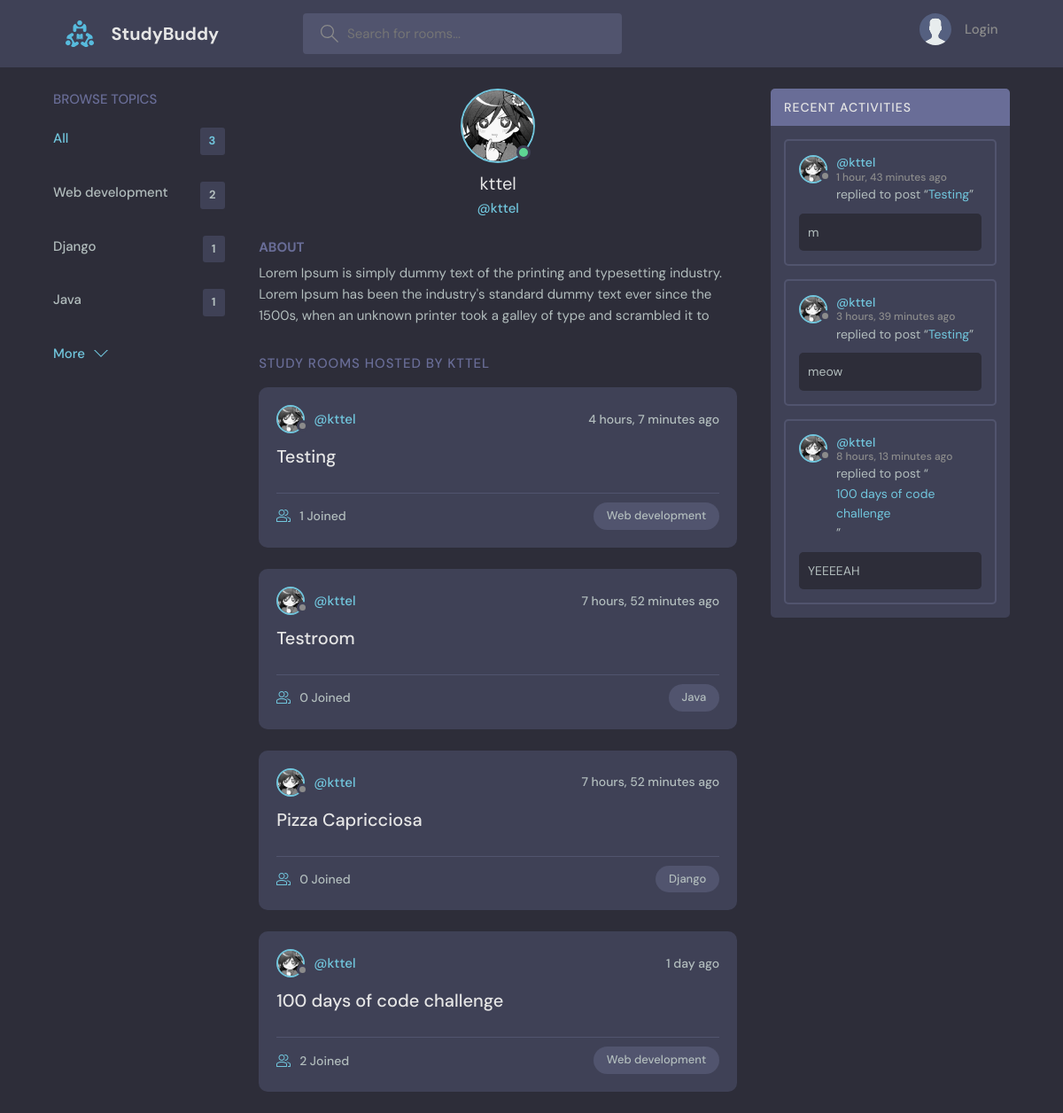
The page /users/1/ on the database its author committed.
### base/models.py (models this page shows)
class Topic(models.Model):
    name = models.CharField(max_length=200)
    def __str__(self):
        return self.name

class User(AbstractUser):
    name = models.CharField(max_length=200, null=True)
    email = models.EmailField(unique=True, null=True)
    bio = models.TextField(null=True, blank=True)
    avatar = models.ImageField(null=True, default='avatar.svg')
    USERNAME_FIELD = 'email'
    REQUIRED_FIELDS = []
    def __str__(self):
        return self.username

class Room(models.Model):
    host = models.ForeignKey(
        get_user_model(),
        on_delete=models.SET_NULL,
        null=True
    )
    topic = models.ForeignKey(Topic, on_delete=models.SET_NULL, null=True)
    name = models.CharField(max_length=200)
    description = models.TextField(null=True, blank=True)
    participants = models.ManyToManyField(
        get_user_model(),
        related_name='participants',
        blank=True
    )
    updated = models.DateTimeField(auto_now=True)
    created = models.DateTimeField(auto_now_add=True)
    class Meta:
        ordering = ['-created']
    def __str__(self):
        return self.name

class Message(models.Model):
    user = models.ForeignKey(
        get_user_model(),
        on_delete=models.CASCADE
    )
    room = models.ForeignKey(Room, on_delete=models.CASCADE)
    body = models.TextField()
    updated = models.DateTimeField(auto_now=True)
    created = models.DateTimeField(auto_now_add=True)
    class Meta:
        ordering = ['-created']
    def __str__(self):
        return self.body[:50]

### users/views.py (the view)
# urls.py: path('<str:pk>/', views.ProfileView.as_view(), name='user-profile'),
class ProfileView(generic.DetailView):
    model = get_user_model()
    template_name = 'users/profile.html'
    def get_context_data(self, **kwargs):
        context = super().get_context_data(**kwargs)
        return utils.update_profile_context(context)

### users/utils.py (called while the page is built)
def update_profile_context(context):
    rooms = context['user'].room_set.all()
    room_messages = context['user'].message_set.all()[:3]
    topics = models.Topic.objects.all()[:3]
    context.update({
        'rooms': rooms,
        'room_messages': room_messages,
        'topics': topics,
    })
    return context

### users/templates/users/profile.html (shortened to what this page needs)
{% extends 'main.html' %}
{% block content %}
  <main class="profile-page layout layout--3">
    <div class="container">
      {% include 'components/topics.html' %}
      <div class="roomList">
        <div class="profile">
          <div class="profile__avatar">
            <div class="avatar avatar--large active">
              <img src="{{ user.avatar.url }}" />
            </div>
          </div>
          <div class="profile__info">
            <h3>{{ user }}</h3>
            <p>@{{ user }}</p>
          </div>
          <div class="profile__about">
            <h3>About</h3>
            <p>
              {{ user.bio }}
            </p>
          </div>
        </div>
        <div class="roomList__header">
          <div>
            <h2>Study Rooms Hosted by {{ user }}</a>
            </h2>
          </div>
        </div>
        {% include 'components/feed.html' %}
      </div>
      {% include 'components/activity.html' %}
    </div>
  </main>
{% endblock %}

### templates/components/topics.html
<div class="topics">
    <div class="topics__header">
      <h2>Browse Topics</h2>
    </div>
    <ul class="topics__list">
      <li>
        <a href="{% url 'home' %}" class="active">All <span>{{ topics.count }}</span></a>
      </li>
      {% for topic in topics %}
        <li>
            <a href="{% url 'home' %}?q={{ topic.name }}">{{ topic.name }}<span>{{ topic.room_set.all.count }}</span></a>
        </li>
      {% endfor %}
    </ul>
    <a class="btn btn--link" href="{% url 'topics' %}">
      More
      <svg version="1.1" xmlns="http://www.w3.org/2000/svg" width="32" height="32" viewBox="0 0 32 32">
        <title>chevron-down</title>
        <path d="M16 21l-13-13h-3l16 16 16-16h-3l-13 13z"></path>
      </svg>
    </a>
  </div>

### templates/components/feed.html (shortened to what this page needs)
{% for room in rooms %}
<div class="roomListRoom">
    <div class="roomListRoom__header">
      <a href="{% url 'user-profile' room.host.id %}" class="roomListRoom__author">
        <div class="avatar avatar--small">
          <img src="{{ room.host.avatar.url }}" />
        </div>
        <span>@{{ room.host }}</span>
      </a>
      <div class="roomListRoom__actions">
        <span>{{ room.created|timesince}} ago</span>
      </div>
    </div>
    <div class="roomListRoom__content">
      <a href="{% url 'room' room.id %}">{{ room.name }}</a>
    </div>
    <div class="roomListRoom__meta">
      <a href="{% url 'room' room.id %}" class="roomListRoom__joined">
        {{ room.participants.all.count }} Joined
      </a>
      <p class="roomListRoom__topic">{{ room.topic }}</p>
    </div>
  </div>
{% endfor %}

### templates/components/activity.html (shortened to what this page needs)
<div class="activities">
    <div class="activities__header">
      <h2>Recent Activities</h2>
    </div>
    {% for message in room_messages %}
    <div class="activities__box">
      <div class="activities__boxHeader roomListRoom__header">
        <a href="{% url 'user-profile' message.user.id %}" class="roomListRoom__author">
          <div class="avatar avatar--small">
            <img src="{{ message.user.avatar.url }}" />
          </div>
          <p>
            @{{ message.user }}
            <span>{{ message.created|timesince }} ago</span>
          </p>
        </a>
      </div>
      <div class="activities__boxContent">
        <p>replied to post “<a href="{% url 'room' message.room.id %}">{{ message.room }}</a>”</p>
        <div class="activities__boxRoomContent">
            {{ message }}
        </div>
      </div>
    </div>
    {% endfor %}
  </div>

### rows shown on the page
Topic: name "Web development", room_set.all.count "2"
Topic: name "Django", room_set.all.count "1"
Topic: name "Java", room_set.all.count "1"
User: avatar (picture), username "kttel", bio "Lorem Ipsum is simply dummy text of the printing and typesetting industry. Lorem Ipsum has been the industry's standard dummy text ever since the 1500s, when an unknown printer took a galley of type and scrambled it to", username "KTTEL"
Room: host.avatar (picture), host "kttel", created "4 hours, 7 minutes", name "Testing", participants.all.count "1", topic "Web development"
Room: host.avatar (picture), host "kttel", created "7 hours, 52 minutes", name "Testroom", participants.all.count "0", topic "Java"
Room: host.avatar (picture), host "kttel", created "7 hours, 52 minutes", name "Pizza Capricciosa", participants.all.count "0", topic "Django"
Room: host.avatar (picture), host "kttel", created "1 day", name "100 days of code challenge", participants.all.count "2", topic "Web development"
Message: user.avatar (picture), user "kttel", created "1 hour, 43 minutes", room "Testing", body "m"
Message: user.avatar (picture), user "kttel", created "3 hours, 39 minutes", room "Testing", body "meow"
Message: user.avatar (picture), user "kttel", created "8 hours, 13 minutes", room "100 days of code challenge", body "YEEEEAH"

### other values the page prints
{{ topics.count }} "3"
